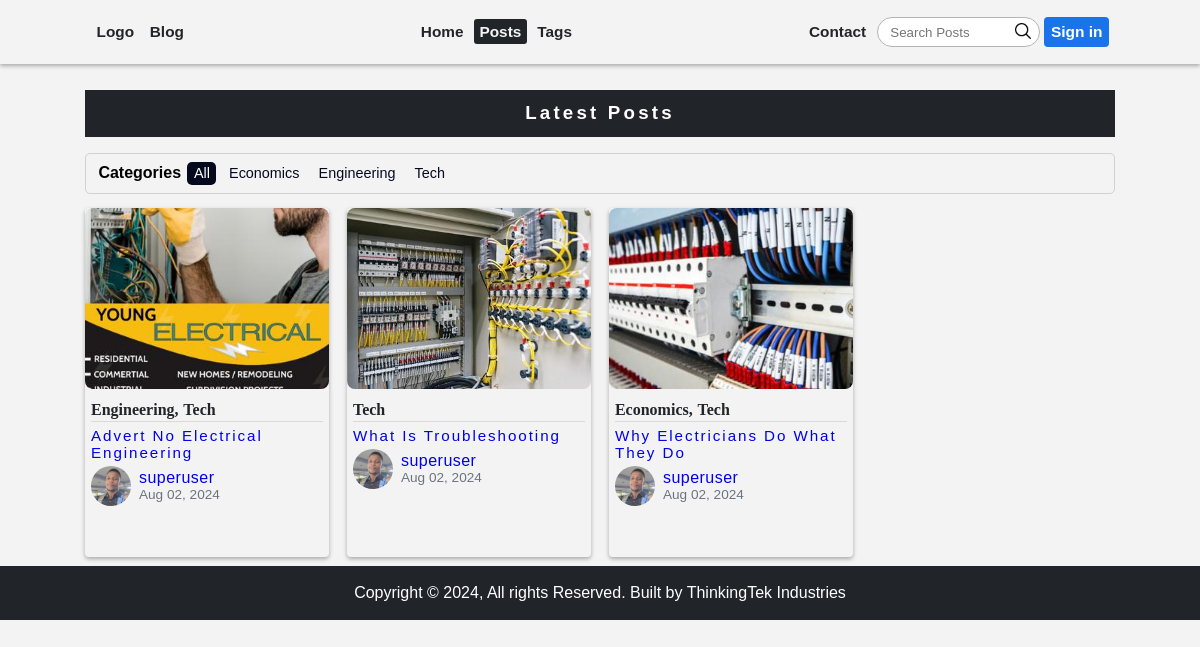
/posts/, run on the app's committed database.
### blog/models.py (models this page shows, shortened)
class Post(models.Model):
    author = models.ForeignKey(User, on_delete=models.CASCADE)
    categories = models.ManyToManyField(
        Category,  related_name='post_categories')
    image = models.ImageField(
        default='posts_img/post_default.jpeg', upload_to='posts_img', validators=[FileExtensionValidator(['png', 'jpg', 'jpeg', ])])
    title = models.CharField(max_length=130)
    slug = models.SlugField(max_length=220, unique=True, error_messages={
                            "unique": "Post with this slug dey"})
    content = RichTextField()
    date_posted = models.DateTimeField(auto_now_add=True, editable=True)
    likes = models.ManyToManyField(User,
                                   default=None, blank=True, related_name='user_likes')
    favourites = models.ManyToManyField(User,
                                        default=None, blank=True, related_name='user_favourite')
    date_updated = models.DateTimeField(auto_now=True)
    edictors_pick = models.BooleanField(default=False)
    featured = models.BooleanField(default=True)
    publish = models.BooleanField(default=True)
    def get_absolute_url(self):
        return reverse("blog:post-details", kwargs={"slug": self.slug})
    class Meta:
        ordering = ['-date_posted']

class Category(models.Model):
    name = models.CharField(max_length=20, unique=True)
    timestamp = models.DateTimeField(default=timezone.now)
    class Meta:
        ordering = ['-timestamp']
        verbose_name = 'Category'
        verbose_name_plural = 'Categories'

### account/models.py (models this page shows, shortened)
class User(AbstractUser):
    email = models.EmailField(verbose_name='Email Address', max_length=180, unique=True, help_text='Use a valid email address', error_messages={
                              'unique': 'Sorry this email cannot be used'})
    def __str__(self):
        return self.username

class Profile(models.Model):
    user = models.OneToOneField(User, on_delete=models.CASCADE)
    image = models.ImageField(
        default='profile_pix/profile_img.png', blank=True, null=True, upload_to='profile_pix', validators=[
            FileExtensionValidator(['jpg', 'jpeg'])])

### blog/views.py (the view)
# urls.py: path('posts/', PostList.as_view(), name='posts'),
class PostList(ListView):
    queryset = Post.objects.filter(publish=True).order_by('-date_posted')
    context_object_name = 'posts'
    paginate_by = 8
    template_name = 'blog/posts.html'
    def get_queryset(self):
        posts = Post.objects.filter(publish=True).order_by('-date_posted')
        category = self.request.GET.get('category', None)
        if category:
            posts = posts.filter(categories__name=category)
        return posts
    def get_context_data(self, **kwargs):
        category_name = self.request.GET.get('category', None)
        context = super().get_context_data(**kwargs)
        context["post_active"] = True
        context["nav_active"] = True
        context["view_name"] = 'Latest Posts'
        context["category_name"] = category_name
        return context

### blog/forms.py
class SearchForm(forms.Form):
    search = forms.CharField(required=False, widget=forms.TextInput(
        attrs={'placeholder': 'Search Posts'}))
    class Meta:
        fields = "__all__"

### blog/views.py (called while the page is built)
def category_list(request):
    form = SearchForm(request.GET or None)
    categories = Post.objects.filter(publish=True).values(
        'categories__name').annotate(Count('categories__name'))[:5]
    all_categories = Post.objects.filter(publish=True).values(
        'categories__name').annotate(Count('categories__name'))
    return {'categories': categories, 'all_categories': all_categories, 'search_form': form}

### blog/templates/blog/posts.html (shortened to what this page needs)
{% extends 'base.html' %}
{% load static %}
{% block content %}
<h3 class="header_text">{{category_name|default_if_none:"Latest Posts"}}</h3>
<div class="posts_categories">
    <h4>Categories</h4>
    <a href="{% url 'blog:posts' %}" class="all_link">All</a>
    {% for cat in categories %}
    <a href="?category={{cat.categories__name}}"
        class="categories {% if category_name == cat.categories__name %} active {% endif %}">{{cat.categories__name|title}}</a>
    {% endfor %}
</div>
<section class="post_4_column_grid">
    {% for post in posts %}
    {% include 'blog/post-grids.html' %}
    {% endfor %}
</section>
{% endblock content %}

### blog/templates/blog/post-grids.html
<div class="grids">
    <div class="img_div">
        <img src="{{post.image.url}}" alt="" srcset="">
    </div>
    <div class="post_details">
        <div class="post_cats">
            {% for cat in post.categories.all %}
            <a href="{% url 'blog:category-posts' cat.name %}">{{cat.name|capfirst}}</a>
            {% endfor %}
        </div>
        <a href="{{post.get_absolute_url}}" class="post_title">{{post.title|title}}</a>
        <div class="post_author">
            <img src="{{post.author.profile.image.url}}" alt="" class="cover_center author_img">
            <div>
                <a href="{% url 'blog:user-posts' post.author.username %}" class="author">{{post.author}}</a>
                <p class="post_timestamp">{{post.date_posted|date:"M d, Y"}}</p>
            </div>
        </div>
    </div>
</div>

### static/css/styles.css (style rules this page uses)
.navbar .search-form input { padding: 0.4rem 0.8rem; border-radius: 15px; outline: none; width: 100%; border: 1.7px solid #b8b3b3; }
.header_text { padding: 0.8rem 0.3rem; text-align: center; background-color: #212529; color: white; margin: 1rem 0; letter-spacing: 0.2rem; }
.post_4_column_grid { display: grid; grid-gap: 1.07rem; grid-auto-rows: 21.8rem; box-sizing: border-box; width: 100%; padding: 0 1rem; transition: .2s ease-in-out; }
.post_4_column_grid .grids { transition: 0.3s ease-in-out; border-radius: 4px; overflow: hidden; display: grid; grid-gap: 0.3rem; grid-template-rows: 52% 48%; box-shadow: 0 2px 4px rgba(0, 0, 0, 0.3); }
.post_4_column_grid .grids .post_details { padding: 0.3rem 0.4rem; height: 100%; display: flex; flex-direction: column; gap: 0.3rem; }
.post_4_column_grid .grids .post_details .post_timestamp { font-size: 0.85rem; color: #6c757d; }
.post_4_column_grid .grids .post_details .post_title { letter-spacing: 0.12rem; font-family: sans-serif; font-size: 0.95rem; }
.post_4_column_grid .grids .post_details .post_cats { display: flex; gap: 0.3rem; align-items: center; padding: 0.13rem 0; border-bottom: 1px solid rgba(128, 128, 128, 0.23); }
.post_4_column_grid .grids .post_details .post_cats a { display: inline-block; font-family: Cambria, Cochin, Georgia, Times, 'Times New Roman', serif; font-weight: bold; color: #212529; }
.post_4_column_grid .grids .post_details .post_cats a::after { content: ","; }
.post_4_column_grid .grids .post_details .post_cats a:last-child::after { content: none; }
.post_4_column_grid .grids .img_div { overflow: hidden; height: 100%; width: 100%; }
.post_4_column_grid .grids .img_div img { transition: 0.2s ease-in; display: inline-block; width: 100%; height: 100%; object-fit: cover; object-position: center center; border-radius: 8px; }
.post_author { display: flex; gap: 0.5rem; align-items: center; }
.post_author .author { letter-spacing: 0.03rem; }
.author_img { width: 40px; height: 40px; border-radius: 50%; }
.posts_categories { padding: 0.5rem 0.8rem; border: 1px solid rgba(128, 128, 128, 0.3); border-radius: 5px; display: flex; flex-wrap: wrap; gap: 0.4rem; align-items: center; margin-bottom: 0.9rem; }
.posts_categories h4 { font-family: Impact, Haettenschweiler, 'Arial Narrow Bold', sans-serif; }
.posts_categories a { display: inline-block; transition: 0.3s ease-in; border-radius: 5px; color: #04091e; padding: 0.2rem 0.4rem; font-size: 0.9rem; }
.posts_categories a:last-child { margin-right: 0; }
.posts_categories .all_link { background-color: #04091e; color: white; }

### static/css/media-queries.css (style rules this page uses)
@media screen and (min-width: 530px) { .post_4_column_grid { padding: 0; grid-template-columns: repeat(2, 1fr); } }
@media screen and (min-width: 660px) { .post_4_column_grid { grid-template-columns: repeat(3, 1fr); } }
@media screen and (min-width: 815px) { .post_4_column_grid { grid-template-columns: repeat(4, 1fr); } }

### data on the page
Post: image (picture), title "Advert No Electrical Engineering", author.profile.image (picture), author "superuser", date_posted "Aug 02, 2024"
Category: name "Engineering"
Category: name "Tech"
Post: image (picture), title "What Is Troubleshooting", author.profile.image (picture), author "superuser", date_posted "Aug 02, 2024"
Post: image (picture), title "Why Electricians Do What They Do", author.profile.image (picture), author "superuser", date_posted "Aug 02, 2024"
Category: name "Economics"

### other printed values
{{ category_name|default_if_none:"Latest Posts" }} "Latest Posts"
{{ cat.categories__name|title }} "Economics" "Engineering" "Tech"
